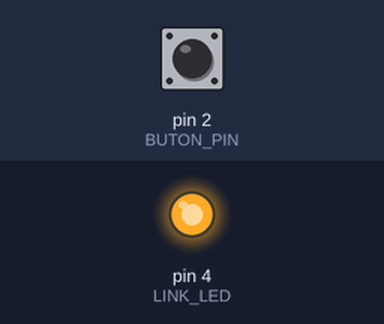
Bench run of a sketch on a simulated Arduino Uno, built with avr-gcc and run on an emulated ATmega328P. Parts: output pins drawn as LEDs (lit = HIGH). Inputs (shaded band) come from the test bench; at power-on: pin 2 (BUTON_PIN) HIGH. No radio packets arrive unless stated; what the sketch prints to the serial monitor is not drawn.

Above: at 0.2 s.
Timing chart, 0 to 1.7 s (numbered marks = the images above):
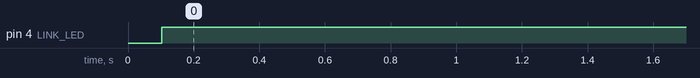

The sketch:

nrfLedVerici.ino
```cpp
// ================= ADIM 1: VERICI (LED KOMUTU GONDEREN) =================
// Bu kart "kumanda"nin en basit hali. Iki yoldan komut alir:
//   (a) Serial Monitor'a  1 / 0 / t  yazarsin   (1=yak, 0=sondur, t=degistir)
//   (b) D2'ye takili butona basarsin            (opsiyonel, yoksa da calisir)
// Komutu nRF24 ile karsi karta yollar, karsi kartin cevabini ekrana basar.
//
// NEDEN BOYLE OGRENIYORUZ: arabadaki vericiNrf.ino ile birebir ayni iskelet
// - ayni adres/kanal mantigi, ayni struct paket, ayni ACK payload cevabi.
// Sadece "joystick + motor hizi" yerine "buton + LED" var. Burada calisan
// mantigi arabaya tasimak sadece struct icerigini degistirmek demek.
//
// GEREKEN KUTUPHANE: "RF24" by TMRh20
//
// BAGLANTILAR (Uno):
//   nRF24: GND->GND  VCC->3.3V  CE->D9  CSN->D10  SCK->D13  MOSI->D11  MISO->D12
//   Buton (opsiyonel): bir bacak D2, diger bacak GND. Direnc gerekmez
//                      (dahili pull-up kullaniyoruz).
//   Durum LED'i (opsiyonel): D4 -> 220 ohm -> LED anot(uzun bacak),
//                            LED katot(kisa bacak) -> GND
//                            YANIK = karsi kart cevap veriyor (link var)
//
// DIKKAT: Uno'nun kart uzerindeki LED'i D13'te ve D13 = SCK. SPI trafigi
// yuzunden surekli titrer, bu NORMAL. Gostergeler icin D13 kullanma.
// ======================================================================

#include <SPI.h>
#include <RF24.h>

// --------------------------- RADYO AYARLARI ---------------------------
const uint8_t CE_PIN  = 9;
const uint8_t CSN_PIN = 10;
RF24 radio(CE_PIN, CSN_PIN);

// Adres: 5 byte. Alici ile BIREBIR AYNI olmali. Iki nRF24 birbirini
// ancak ayni adres + ayni kanal + ayni hizda bulur.
const uint8_t ADRES[6] = "LED01";

// Kanal 0-125, her biri 1 MHz. 108 -> 2508 MHz, WiFi bandinin uzerinde.
const uint8_t KANAL = 108;

// --- Gonderilen paket: alici ile BIREBIR AYNI struct olmali ---
// __attribute__((packed)): derleyici araya bosluk byte'i koymasin diye.
// Iki kartta yapi ayni olmazsa sayilar birbirine karisir.
struct __attribute__((packed)) Paket {
  uint8_t led;   // 0 = sondur, 1 = yak
  uint8_t seq;   // sira numarasi, sadece "paket akiyor mu" gormek icin
};

// --- Alicidan ACK'in ICINDE gelen cevap: alici ile BIREBIR AYNI ---
struct __attribute__((packed)) Cevap {
  uint8_t  ledDurum;   // alici LED'i gercekte hangi durumda
  uint16_t sayac;      // alici acildigindan beri kac paket aldi
};

// --- Pinler ---
const int BUTON_PIN = 2;
const int LINK_LED  = 4;

// --- Durum ---
uint8_t ledIstek = 0;      // gondermek istedigimiz LED durumu
uint8_t seqNo    = 0;
Cevap   sonCevap = {0, 0};

bool          butonOnceki  = HIGH;
unsigned long butonZaman   = 0;
const unsigned long DEBOUNCE = 50;

unsigned long sonGonderim = 0;
const unsigned long GONDER_PERIYOT = 100;   // saniyede 10 paket

unsigned long sonAck = 0;
bool baglantiVar = false;
const unsigned long ACK_TIMEOUT = 500;

// ----------------------------------------------------------------------
// Paketi gonder. Donus degeri cok kiymetli:
//   true  = karsi kart paketi ALDI ve donanim ACK'i yolladi
//   false = 5 denemede de cevap yok (kart kapali / menzil disi / parazit)
// Yani "baglanti var mi" sorusunu her pakette aninda cevapliyoruz.
// ----------------------------------------------------------------------
bool gonder(uint8_t durum) {
  Paket p;
  p.led = durum;
  p.seq = seqNo++;

  bool ok = radio.write(&p, sizeof(p));

  // Alici ACK'in icine veri koyduysa burada okunur. Ayri bir gonderim yok:
  // tek el sikismada hem komut gitti hem cevap geldi.
  if (ok && radio.isAckPayloadAvailable()) {
    radio.read(&sonCevap, sizeof(sonCevap));
  }
  return ok;
}

void setup() {
  Serial.begin(115200);
  while (!Serial) { }

  pinMode(BUTON_PIN, INPUT_PULLUP);   // buton yoksa pin HIGH kalir, sorun olmaz
  pinMode(LINK_LED, OUTPUT);
  digitalWrite(LINK_LED, LOW);

  Serial.println(F("\n=== VERICI ==="));

  if (!radio.begin()) {
    Serial.println(F("nRF24 BULUNAMADI. Once nrfKontrol sketch'ini calistir."));
    while (1) { }
  }

  // --------- AYARLARIN HEPSI ALICI ILE AYNI OLMAK ZORUNDA ---------
  radio.setPALevel(RF24_PA_LOW);       // masa ustu testi: DUSUK GUC.
                                       // PA+LNA modulde MAX ~115 mA ceker ve
                                       // Uno'nun 3.3V regulatoru (50 mA) coker.
                                       // Menzil testine gecince MAX yaparsin.
  radio.setDataRate(RF24_250KBPS);     // dusuk hiz = alicinin duyarliligi yuksek
                                       // = uzun menzil. Verimiz zaten 2 byte.
  radio.setChannel(KANAL);
  radio.setCRCLength(RF24_CRC_16);     // 2 byte donanim CRC: bozuk paket bize
                                       // hic ulasmaz, elle CRC yazmaya gerek yok
  radio.setRetries(5, 5);              // cevap gelmezse 5 kez tekrar dene,
                                       // aralarinda (5+1)*250us = 1500 us bekle

  radio.enableDynamicPayloads();       // ACK payload icin on sart
  radio.enableAckPayload();            // alici cevabini ACK'in icine koyabilsin
  radio.openWritingPipe(ADRES);
  radio.stopListening();               // biz gondericiyiz (PTX modu)

  Serial.println(F("Hazir. Serial Monitor'a yaz:  1=yak  0=sondur  t=degistir"));
  Serial.println(F("(Satir sonu ayari onemsiz, tek karakter yeter.)"));
}

void loop() {
  unsigned long simdi = millis();

  // --- 1) Serial'den komut ---
  while (Serial.available()) {
    char c = Serial.read();
    if (c == '1') ledIstek = 1;
    else if (c == '0') ledIstek = 0;
    else if (c == 't' || c == 'T') ledIstek = !ledIstek;
  }

  // --- 2) Butondan komut (debounce'li) ---
  bool butonSimdi = digitalRead(BUTON_PIN);
  if (butonSimdi != butonOnceki && (simdi - butonZaman) > DEBOUNCE) {
    butonZaman  = simdi;
    butonOnceki = butonSimdi;
    if (butonSimdi == LOW) ledIstek = !ledIstek;   // basildigi ANDA degistir
  }

  // --- 3) Duzenli gonderim ---
  // Sadece durum degisince gondermek YETMEZ: paket kaybolursa alici
  // sonsuza kadar yanlis durumda kalir. Surekli gonderirsek en fazla
  // 100 ms sonra kendini duzeltir. Arabada da mantik ayni.
  if (simdi - sonGonderim >= GONDER_PERIYOT) {
    sonGonderim = simdi;

    bool ack = gonder(ledIstek);
    if (ack) sonAck = simdi;

    bool durum = (simdi - sonAck <= ACK_TIMEOUT) && (sonAck != 0);
    if (durum != baglantiVar) {
      baglantiVar = durum;
      Serial.println(baglantiVar ? F(">>> BAGLANDI") : F(">>> KOPTU"));
    }
    digitalWrite(LINK_LED, baglantiVar ? HIGH : LOW);

    Serial.print(F("gonderilen="));  Serial.print(ledIstek);
    Serial.print(F("  ack="));       Serial.print(ack ? "OK " : "YOK");
    Serial.print(F("  alicidaLED=")); Serial.print(sonCevap.ledDurum);
    Serial.print(F("  alicisayac=")); Serial.println(sonCevap.sayac);
  }
}
```

Measured:
- by itself, pin 4 (LINK_LED): LOW → HIGH at 0.10 s
